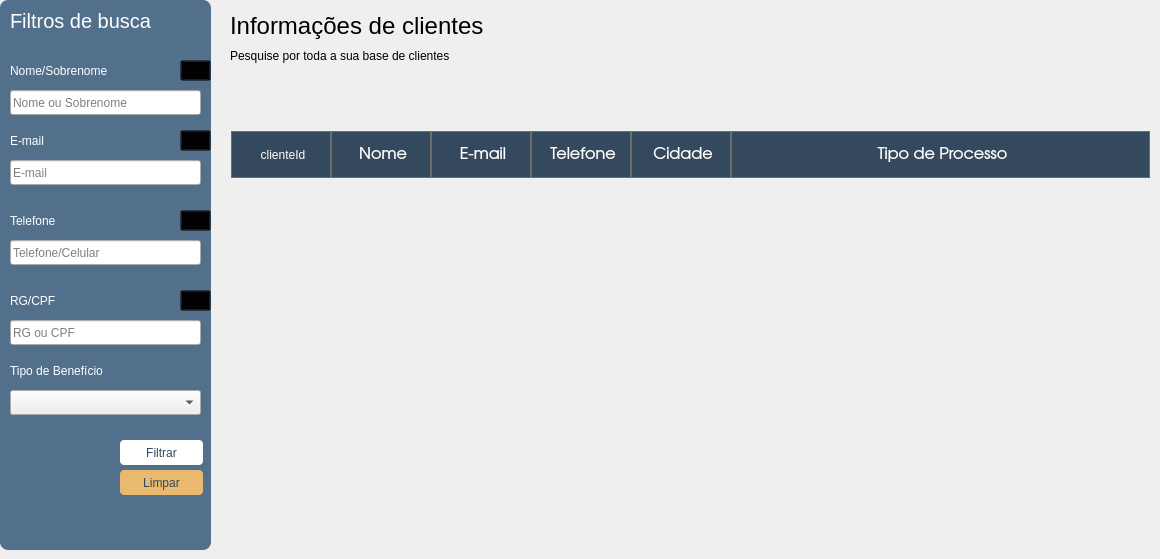
     <widget class="QWidget" name="tabClientes">
      <property name="styleSheet">
       <string notr="true">/*-------------------------------- Labels -----------------------------------------*/
#lbTituloClientes {
	font-family: &quot;TeX Gyre Adventor&quot;;
	font-size: 24px;
}

#lbInfoClientes {
	font-family: &quot;TeX Gyre Adventor&quot;;
	font-size: 12px;	
}

#lbTituloFiltro {
	font-family: &quot;TeX Gyre Adventor&quot;;
	font-size: 20px;

	color: white;
}

#lbBuscaNome, 
#lbBuscaEmail, 
#lbBuscaTelefone,
#lbBuscaTpBeneficio,
#lbBuscaRgcpf {
	font-family: &quot;TeX Gyre Adventor&quot;;
	font-size: 12px;

	color: white;
}

/*-------------------------------- Frames -----------------------------------------*/
#frFiltrosBusca {
	background-color: rgb(82, 111, 139);
	border: 0px solid;

	border-radius: 8px;
}

#frUnderlineNome {
	border-bottom: 1px solid rgb(136, 138, 133);
}

/*-------------------------------- Tables -----------------------------------------*/
#tblClientes{
	background-color: transparent;
}

QHeaderView::section {
    background-color: rgb(52, 73, 94);
    color: white;
    padding-left: 4px;
    border: 1px solid #6c6c6c;
	min-height: 45px;
}

/*-------------------------------- Push Buttons --------------------------------*/
#pbArrowNome, 
#pbArrowEmail, 
#pbArrowTelefone,
#pbArrowTpProcesso,
#pbArrowRgcpf {
	background-image: url(:/arrowDown/arrowDown.png);
	background-repeat: no-repeat;
	background-position: center;

	background-color: transparent;
}

#pbResetar, #pbFiltrar {
	font-family: &quot;TeX Gyre Adventor&quot;;
	font-size: 12px;
	color: white;

	border-radius: 4px;
	background-color: rgb(52, 73, 94);
}

#pbResetar:hover, #pbFiltrar:hover {
	font-family: &quot;TeX Gyre Adventor&quot;;
	font-size: 12px;
	color: white;

	border-radius: 4px;
	border: 1px solid;
	background-color: rgb(72, 93, 114);
}

#pbFiltrar {
	font-family: &quot;TeX Gyre Adventor&quot;;
	font-size: 12px;
	color: rgb(52, 73, 94);

	border-radius: 4px;
	background-color: white;
}

#pbFiltrar:hover {
	font-family: &quot;TeX Gyre Adventor&quot;;
	font-size: 12px;
	color: rgb(52, 73, 94);

	border-radius: 4px;
	border: 1px solid;
	background-color: rgb(238, 238, 236);
}

#pbLimparFiltro {
	font-family: &quot;TeX Gyre Adventor&quot;;
	font-size: 12px;
	color: rgb(52, 73, 94);

	border-radius: 4px;
	background-color: rgb(233, 185, 110);
}

#pbLimparFiltro:hover {
	font-family: &quot;TeX Gyre Adventor&quot;;
	font-size: 12px;
	color: rgb(52, 73, 94);

	border-radius: 4px;
	border: 1px solid;
	background-color: rgb(238, 238, 236);
}</string>
      </property>
      <attribute name="title">
       <string>Clientes</string>
      </attribute>
      <widget class="QLabel" name="lbTituloClientes">
       <property name="geometry">
        <rect>
         <x>230</x>
         <y>10</y>
         <width>291</width>
         <height>31</height>
        </rect>
       </property>
       <property name="text">
        <string>Informações de clientes</string>
       </property>
      </widget>
      <widget class="QLabel" name="lbInfoClientes">
       <property name="geometry">
        <rect>
         <x>230</x>
         <y>40</y>
         <width>371</width>
         <height>31</height>
        </rect>
       </property>
       <property name="text">
        <string>Pesquise por toda a sua base de clientes</string>
       </property>
      </widget>
      <widget class="QFrame" name="frFiltrosBusca">
       <property name="geometry">
        <rect>
         <x>0</x>
         <y>0</y>
         <width>211</width>
         <height>550</height>
        </rect>
       </property>
       <property name="sizePolicy">
        <sizepolicy hsizetype="Preferred" vsizetype="MinimumExpanding">
         <horstretch>0</horstretch>
         <verstretch>0</verstretch>
        </sizepolicy>
       </property>
       <property name="minimumSize">
        <size>
         <width>0</width>
         <height>550</height>
        </size>
       </property>
       <property name="styleSheet">
        <string notr="true"/>
       </property>
       <property name="frameShape">
        <enum>QFrame::NoFrame</enum>
       </property>
       <property name="frameShadow">
        <enum>QFrame::Raised</enum>
       </property>
       <widget class="QLabel" name="lbTituloFiltro">
        <property name="geometry">
         <rect>
          <x>10</x>
          <y>10</y>
          <width>171</width>
          <height>21</height>
         </rect>
        </property>
        <property name="text">
         <string>Filtros de busca</string>
        </property>
       </widget>
       <widget class="QFrame" name="frUnderlineNome">
        <property name="geometry">
         <rect>
          <x>0</x>
          <y>60</y>
          <width>211</width>
          <height>21</height>
         </rect>
        </property>
        <property name="frameShape">
         <enum>QFrame::NoFrame</enum>
        </property>
        <property name="frameShadow">
         <enum>QFrame::Raised</enum>
        </property>
        <widget class="QLabel" name="lbBuscaNome">
         <property name="geometry">
          <rect>
           <x>10</x>
           <y>0</y>
           <width>171</width>
           <height>21</height>
          </rect>
         </property>
         <property name="text">
          <string>Nome/Sobrenome</string>
         </property>
        </widget>
        <widget class="QPushButton" name="pbArrowNome">
         <property name="geometry">
          <rect>
           <x>180</x>
           <y>0</y>
           <width>31</width>
           <height>21</height>
          </rect>
         </property>
         <property name="text">
          <string/>
         </property>
        </widget>
       </widget>
       <widget class="QFrame" name="frBuscaNome">
        <property name="geometry">
         <rect>
          <x>0</x>
          <y>80</y>
          <width>211</width>
          <height>40</height>
         </rect>
        </property>
        <property name="maximumSize">
         <size>
          <width>16777215</width>
          <height>40</height>
         </size>
        </property>
        <property name="frameShape">
         <enum>QFrame::NoFrame</enum>
        </property>
        <property name="frameShadow">
         <enum>QFrame::Raised</enum>
        </property>
        <widget class="QLineEdit" name="leBuscaNome">
         <property name="geometry">
          <rect>
           <x>10</x>
           <y>10</y>
           <width>191</width>
           <height>25</height>
          </rect>
         </property>
         <property name="placeholderText">
          <string>Nome ou Sobrenome</string>
         </property>
        </widget>
       </widget>
       <widget class="QFrame" name="frBuscaEmail">
        <property name="geometry">
         <rect>
          <x>0</x>
          <y>150</y>
          <width>211</width>
          <height>40</height>
         </rect>
        </property>
        <property name="maximumSize">
         <size>
          <width>16777215</width>
          <height>40</height>
         </size>
        </property>
        <property name="frameShape">
         <enum>QFrame::NoFrame</enum>
        </property>
        <property name="frameShadow">
         <enum>QFrame::Raised</enum>
        </property>
        <widget class="QLineEdit" name="leBuscaEmail">
         <property name="geometry">
          <rect>
           <x>10</x>
           <y>10</y>
           <width>191</width>
           <height>25</height>
          </rect>
         </property>
         <property name="placeholderText">
          <string>E-mail</string>
         </property>
        </widget>
       </widget>
       <widget class="QFrame" name="frUnderlineEmail">
        <property name="geometry">
         <rect>
          <x>0</x>
          <y>130</y>
          <width>211</width>
          <height>21</height>
         </rect>
        </property>
        <property name="frameShape">
         <enum>QFrame::NoFrame</enum>
        </property>
        <property name="frameShadow">
         <enum>QFrame::Raised</enum>
        </property>
        <widget class="QLabel" name="lbBuscaEmail">
         <property name="geometry">
          <rect>
           <x>10</x>
           <y>0</y>
           <width>171</width>
           <height>21</height>
          </rect>
         </property>
         <property name="text">
          <string>E-mail</string>
         </property>
        </widget>
        <widget class="QPushButton" name="pbArrowEmail">
         <property name="geometry">
          <rect>
           <x>180</x>
           <y>0</y>
           <width>31</width>
           <height>21</height>
          </rect>
         </property>
         <property name="text">
          <string/>
         </property>
        </widget>
       </widget>
       <widget class="QFrame" name="frBuscaTelefone">
        <property name="geometry">
         <rect>
          <x>0</x>
          <y>230</y>
          <width>211</width>
          <height>40</height>
         </rect>
        </property>
        <property name="maximumSize">
         <size>
          <width>16777215</width>
          <height>40</height>
         </size>
        </property>
        <property name="frameShape">
         <enum>QFrame::NoFrame</enum>
        </property>
        <property name="frameShadow">
         <enum>QFrame::Raised</enum>
        </property>
        <widget class="QLineEdit" name="leBuscaTelefone">
         <property name="geometry">
          <rect>
           <x>10</x>
           <y>10</y>
           <width>191</width>
           <height>25</height>
          </rect>
         </property>
         <property name="placeholderText">
          <string>Telefone/Celular</string>
         </property>
        </widget>
       </widget>
       <widget class="QFrame" name="frUnderlineTelefone">
        <property name="geometry">
         <rect>
          <x>0</x>
          <y>210</y>
          <width>211</width>
          <height>21</height>
         </rect>
        </property>
        <property name="frameShape">
         <enum>QFrame::NoFrame</enum>
        </property>
        <property name="frameShadow">
         <enum>QFrame::Raised</enum>
        </property>
        <widget class="QLabel" name="lbBuscaTelefone">
         <property name="geometry">
          <rect>
           <x>10</x>
           <y>0</y>
           <width>171</width>
           <height>21</height>
          </rect>
         </property>
         <property name="text">
          <string>Telefone</string>
         </property>
        </widget>
        <widget class="QPushButton" name="pbArrowTelefone">
         <property name="geometry">
          <rect>
           <x>180</x>
           <y>0</y>
           <width>31</width>
           <height>21</height>
          </rect>
         </property>
         <property name="text">
          <string/>
         </property>
        </widget>
       </widget>
       <widget class="QFrame" name="frBuscaRgcpf">
        <property name="geometry">
         <rect>
          <x>0</x>
          <y>310</y>
          <width>211</width>
          <height>40</height>
         </rect>
        </property>
        <property name="maximumSize">
         <size>
          <width>16777215</width>
          <height>40</height>
         </size>
        </property>
        <property name="frameShape">
         <enum>QFrame::NoFrame</enum>
        </property>
        <property name="frameShadow">
         <enum>QFrame::Raised</enum>
        </property>
        <widget class="QLineEdit" name="leBuscaRgcpf">
         <property name="geometry">
          <rect>
           <x>10</x>
           <y>10</y>
           <width>191</width>
           <height>25</height>
          </rect>
         </property>
         <property name="placeholderText">
          <string>RG ou CPF</string>
         </property>
        </widget>
       </widget>
       <widget class="QFrame" name="frUnderlineRgcpf">
        <property name="geometry">
         <rect>
          <x>0</x>
          <y>290</y>
          <width>211</width>
          <height>21</height>
         </rect>
        </property>
        <property name="frameShape">
         <enum>QFrame::NoFrame</enum>
        </property>
        <property name="frameShadow">
         <enum>QFrame::Raised</enum>
        </property>
        <widget class="QLabel" name="lbBuscaRgcpf">
         <property name="geometry">
          <rect>
           <x>10</x>
           <y>0</y>
           <width>171</width>
           <height>21</height>
          </rect>
         </property>
         <property name="text">
          <string>RG/CPF</string>
         </property>
        </widget>
        <widget class="QPushButton" name="pbArrowRgcpf">
         <property name="geometry">
          <rect>
           <x>180</x>
           <y>0</y>
           <width>31</width>
           <height>21</height>
          </rect>
         </property>
         <property name="text">
          <string/>
         </property>
        </widget>
       </widget>
       <widget class="QFrame" name="frUnderlineTpProcesso">
        <property name="geometry">
         <rect>
          <x>0</x>
          <y>360</y>
          <width>211</width>
          <height>21</height>
         </rect>
        </property>
        <property name="frameShape">
         <enum>QFrame::NoFrame</enum>
        </property>
        <property name="frameShadow">
         <enum>QFrame::Raised</enum>
        </property>
        <widget class="QLabel" name="lbBuscaTpBeneficio">
         <property name="geometry">
          <rect>
           <x>10</x>
           <y>0</y>
           <width>171</width>
           <height>21</height>
          </rect>
         </property>
         <property name="text">
          <string>Tipo de Benefício</string>
         </property>
        </widget>
       </widget>
       <widget class="QFrame" name="frBuscaTpBeneficio">
        <property name="geometry">
         <rect>
          <x>0</x>
          <y>380</y>
          <width>211</width>
          <height>40</height>
         </rect>
        </property>
        <property name="maximumSize">
         <size>
          <width>16777215</width>
          <height>40</height>
         </size>
        </property>
        <property name="frameShape">
         <enum>QFrame::NoFrame</enum>
        </property>
        <property name="frameShadow">
         <enum>QFrame::Raised</enum>
        </property>
        <widget class="QComboBox" name="cbxTpBeneficio">
         <property name="geometry">
          <rect>
           <x>10</x>
           <y>10</y>
           <width>191</width>
           <height>25</height>
          </rect>
         </property>
        </widget>
       </widget>
       <widget class="QPushButton" name="pbFiltrar">
        <property name="geometry">
         <rect>
          <x>120</x>
          <y>440</y>
          <width>83</width>
          <height>25</height>
         </rect>
        </property>
        <property name="text">
         <string>Filtrar</string>
        </property>
       </widget>
       <widget class="QPushButton" name="pbLimparFiltro">
        <property name="geometry">
         <rect>
          <x>120</x>
          <y>470</y>
          <width>83</width>
          <height>25</height>
         </rect>
        </property>
        <property name="text">
         <string>Limpar</string>
        </property>
       </widget>
       <zorder>lbTituloFiltro</zorder>
       <zorder>frBuscaNome</zorder>
       <zorder>frUnderlineNome</zorder>
       <zorder>frBuscaEmail</zorder>
       <zorder>frUnderlineEmail</zorder>
       <zorder>frBuscaTelefone</zorder>
       <zorder>frUnderlineTelefone</zorder>
       <zorder>frBuscaRgcpf</zorder>
       <zorder>frUnderlineRgcpf</zorder>
       <zorder>frUnderlineTpProcesso</zorder>
       <zorder>frBuscaTpBeneficio</zorder>
       <zorder>pbFiltrar</zorder>
       <zorder>pbLimparFiltro</zorder>
      </widget>
      <widget class="QTableWidget" name="tblClientes">
       <property name="geometry">
        <rect>
         <x>230</x>
         <y>130</y>
         <width>921</width>
         <height>411</height>
        </rect>
       </property>
       <property name="editTriggers">
        <set>QAbstractItemView::NoEditTriggers</set>
       </property>
       <property name="selectionBehavior">
        <enum>QAbstractItemView::SelectRows</enum>
       </property>
       <attribute name="horizontalHeaderCascadingSectionResizes">
        <bool>true</bool>
       </attribute>
       <attribute name="horizontalHeaderStretchLastSection">
        <bool>true</bool>
       </attribute>
       <attribute name="verticalHeaderVisible">
        <bool>false</bool>
       </attribute>
       <column>
        <property name="text">
         <string>clienteId</string>
        </property>
       </column>
       <column>
        <property name="text">
         <string>Nome</string>
        </property>
        <property name="font">
         <font>
          <family>TeX Gyre Adventor</family>
          <pointsize>12</pointsize>
         </font>
        </property>
        <property name="textAlignment">
         <set>AlignCenter</set>
        </property>
       </column>
       <column>
        <property name="text">
         <string>E-mail</string>
        </property>
        <property name="font">
         <font>
          <family>TeX Gyre Adventor</family>
          <pointsize>12</pointsize>
         </font>
        </property>
        <property name="textAlignment">
         <set>AlignCenter</set>
        </property>
       </column>
       <column>
        <property name="text">
         <string>Telefone</string>
        </property>
        <property name="font">
         <font>
          <family>TeX Gyre Adventor</family>
          <pointsize>12</pointsize>
         </font>
        </property>
        <property name="textAlignment">
         <set>AlignCenter</set>
        </property>
       </column>
       <column>
        <property name="text">
         <string>Cidade</string>
        </property>
        <property name="font">
         <font>
          <family>TeX Gyre Adventor</family>
          <pointsize>12</pointsize>
         </font>
        </property>
        <property name="textAlignment">
         <set>AlignCenter</set>
        </property>
       </column>
       <column>
        <property name="text">
         <string>Tipo de Processo</string>
        </property>
        <property name="font">
         <font>
          <family>TeX Gyre Adventor</family>
          <pointsize>12</pointsize>
         </font>
        </property>
        <property name="textAlignment">
         <set>AlignCenter</set>
        </property>
       </column>
      </widget>
      <widget class="QWidget" name="horizontalLayoutWidget">
       <property name="geometry">
        <rect>
         <x>230</x>
         <y>90</y>
         <width>921</width>
         <height>31</height>
        </rect>
       </property>
       <layout class="QHBoxLayout" name="hlFlitroAlfabetico"/>
      </widget>
     </widget>
